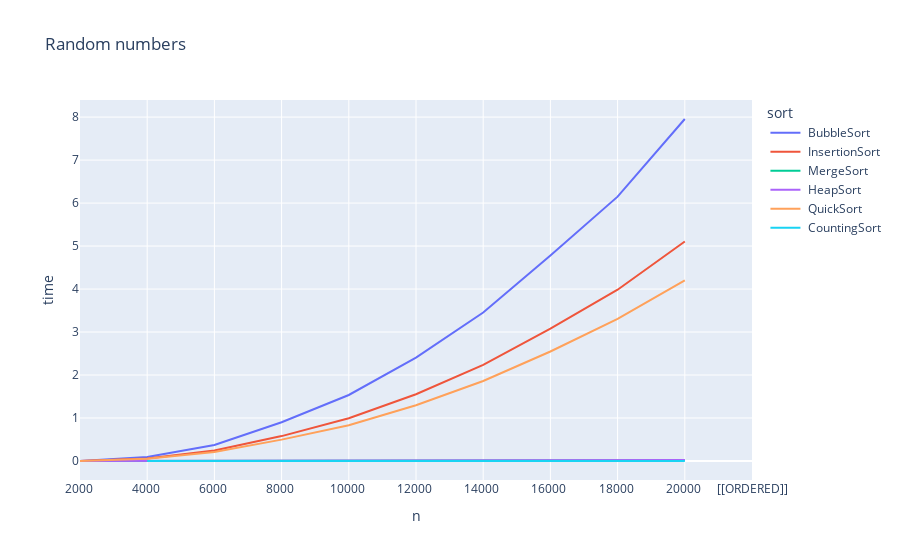

Write notebook code for a chart like this one.
### Code cell
import pandas as pd 
import plotly.express as px



df = pd.read_csv("results.txt", sep='\\t')
columns_suffix_to_remove = 'Unnamed'
columns_to_remove = [col for col in df.columns if col.startswith(columns_suffix_to_remove)]
df = df.drop(columns=columns_to_remove)
df_random_sort = df[12:23].reset_index()#.set_index('n ')
# pivot columns
df_random_sort = df_random_sort.melt(id_vars=['n '], var_name='sort', value_name='time')
df_random_sort = df_random_sort[df_random_sort['sort'] != 'index']
# add title to px
df_random_sort = df_random_sort.astype({'time': 'float64'})
fig = px.line(df_random_sort, x='n ', y='time', color='sort', title="Random numbers")
fig.show()

### Figure 1 — Plotly figure (JSON) as saved in the notebook; plotly's stock layout.template omitted (floating-point values rounded to 4 significant figures)
{"data": [{"hovertemplate": "sort= BubbleSort <br>n =%{x}<br>time=%{y}<extra></extra>", "legendgroup": " BubbleSort ", "line": {"color": "#636efa", "dash": "solid"}, "marker": {"symbol": "circle"}, "mode": "lines", "name": " BubbleSort ", "orientation": "v", "showlegend": true, "type": "scatter", "x": ["2000 ", "4000 ", "6000 ", "8000 ", "10000 ", "12000 ", "14000 ", "16000 ", "18000 ", "20000 ", "[[ORDERED]]"], "xaxis": "x", "y": [9.5e-07, 0.0921, 0.3738, 0.9028, 1.536, 2.404, 3.453, 4.78, 6.15, 7.956, null], "yaxis": "y"}, {"hovertemplate": "sort= InsertionSort <br>n =%{x}<br>time=%{y}<extra></extra>", "legendgroup": " InsertionSort ", "line": {"color": "#EF553B", "dash": "solid"}, "marker": {"symbol": "circle"}, "mode": "lines", "name": " InsertionSort ", "orientation": "v", "showlegend": true, "type": "scatter", "x": ["2000 ", "4000 ", "6000 ", "8000 ", "10000 ", "12000 ", "14000 ", "16000 ", "18000 ", "20000 ", "[[ORDERED]]"], "xaxis": "x", "y": [0, 0.06049, 0.2433, 0.5793, 0.9949, 1.553, 2.237, 3.081, 3.985, 5.106, null], "yaxis": "y"}, {"hovertemplate": "sort= MergeSort <br>n =%{x}<br>time=%{y}<extra></extra>", "legendgroup": " MergeSort ", "line": {"color": "#00cc96", "dash": "solid"}, "marker": {"symbol": "circle"}, "mode": "lines", "name": " MergeSort ", "orientation": "v", "showlegend": true, "type": "scatter", "x": ["2000 ", "4000 ", "6000 ", "8000 ", "10000 ", "12000 ", "14000 ", "16000 ", "18000 ", "20000 ", "[[ORDERED]]"], "xaxis": "x", "y": [0, 0.001293, 0.002754, 0.004497, 0.005943, 0.007811, 0.009485, 0.01129, 0.0128, 0.01502, null], "yaxis": "y"}, {"hovertemplate": "sort= HeapSort <br>n =%{x}<br>time=%{y}<extra></extra>", "legendgroup": " HeapSort ", "line": {"color": "#ab63fa", "dash": "solid"}, "marker": {"symbol": "circle"}, "mode": "lines", "name": " HeapSort ", "orientation": "v", "showlegend": true, "type": "scatter", "x": ["2000 ", "4000 ", "6000 ", "8000 ", "10000 ", "12000 ", "14000 ", "16000 ", "18000 ", "20000 ", "[[ORDERED]]"], "xaxis": "x", "y": [9.5e-07, 0.002089, 0.004572, 0.007488, 0.01009, 0.0129, 0.0159, 0.01992, 0.02171, 0.02559, null], "yaxis": "y"}, {"hovertemplate": "sort= QuickSort <br>n =%{x}<br>time=%{y}<extra></extra>", "legendgroup": " QuickSort ", "line": {"color": "#FFA15A", "dash": "solid"}, "marker": {"symbol": "circle"}, "mode": "lines", "name": " QuickSort ", "orientation": "v", "showlegend": true, "type": "scatter", "x": ["2000 ", "4000 ", "6000 ", "8000 ", "10000 ", "12000 ", "14000 ", "16000 ", "18000 ", "20000 ", "[[ORDERED]]"], "xaxis": "x", "y": [1.19e-06, 0.05, 0.2071, 0.4974, 0.8314, 1.298, 1.862, 2.547, 3.308, 4.201, null], "yaxis": "y"}, {"hovertemplate": "sort= CountingSort<br>n =%{x}<br>time=%{y}<extra></extra>", "legendgroup": " CountingSort", "line": {"color": "#19d3f3", "dash": "solid"}, "marker": {"symbol": "circle"}, "mode": "lines", "name": " CountingSort", "orientation": "v", "showlegend": true, "type": "scatter", "x": ["2000 ", "4000 ", "6000 ", "8000 ", "10000 ", "12000 ", "14000 ", "16000 ", "18000 ", "20000 ", "[[ORDERED]]"], "xaxis": "x", "y": [null, 0.0003171, 0.0005376, 0.0007389, 0.000937, 0.001169, 0.001367, 0.001572, 0.001721, 0.001998, null], "yaxis": "y"}], "layout": {"legend": {"title": {"text": "sort"}, "tracegroupgap": 0}, "title": {"text": "Random numbers"}, "xaxis": {"anchor": "y", "domain": [0, 1], "title": {"text": "n "}}, "yaxis": {"anchor": "x", "domain": [0, 1], "title": {"text": "time"}}}}
